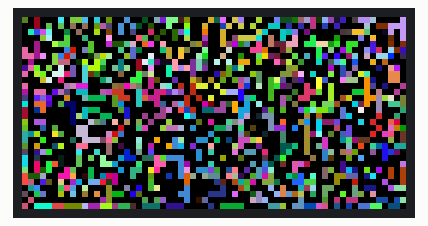
The sketch below on a simulated Arduino Uno, built with avr-gcc and run on an emulated ATmega328P. Parts: 64×32 colour display. Random numbers use the default seed unless the sketch sets one; what the sketch prints to the serial monitor is not drawn.

Above: at 13.5 s.
At 26.3 s:
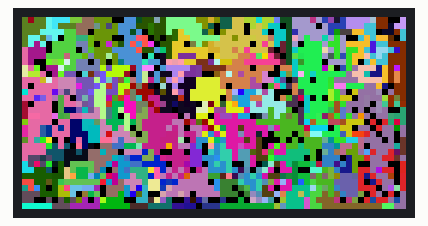
At 41.6 s:
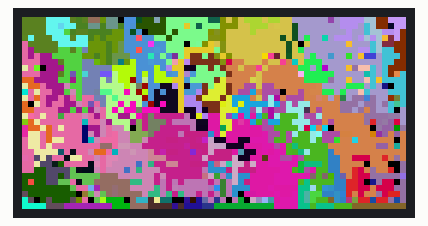
At 69.8 s:
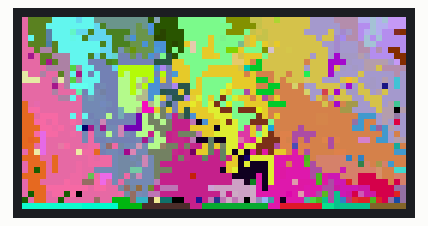
At 98.9 s:
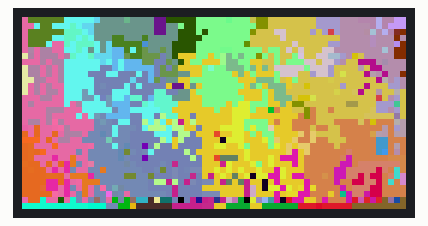
At 128.3 s:
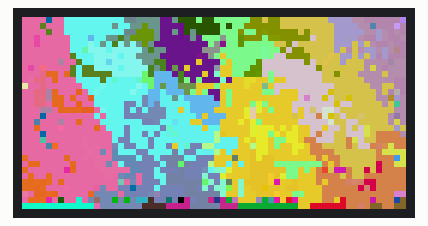

The sketch:

LifeSim.ino
```cpp
#include <Adafruit_Protomatter.h>

#define worldSizeX 64
#define worldSizeY 32

uint8_t rgbPins[]  = {7, 8, 9, 10, 11, 12};
uint8_t addrPins[] = {17, 18, 19, 20};
uint8_t clockPin   = 14;
uint8_t latchPin   = 15;
uint8_t oePin      = 16;

uint8_t mutationRate = 10; // lowest 2 (50%), 10 is (10%)

Adafruit_Protomatter matrix(64, 4, 1, rgbPins, 4, addrPins, clockPin, latchPin, oePin, false);

uint64_t** mainWorld;

void setup(void)
{
  Serial.begin(9600);

  ProtomatterStatus status = matrix.begin();
  Serial.print("Protomatter begin() status: ");
  Serial.println((int)status);
  if(status != PROTOMATTER_OK)
  {
    for(;;);
  }

  randomSeed(analogRead(0));

  mainWorld = fillWorld();
}

void loop(void)
{
  delay(25);
  mainWorld = runWorld(mainWorld);

  for (int x = 0; x < worldSizeX; x++)
  {
    for (int y = 0; y < worldSizeY; y++)
    {
      if (mainWorld[x][y] != 0b0)
      {
        matrix.drawPixel(x, y, mainWorld[x][y] / 4);
      }
    }
  }

  matrix.show();
}

uint64_t randUint64Slow()
{
  uint64_t r = 0;
  for (int i = 0; i < 64; i++)
  {
    r = r * 2 + rand() % 2;
  }

  return r;
}

uint64_t** fillWorld()
{
  uint64_t** world = (uint64_t**)malloc(worldSizeX * sizeof(uint64_t*));
  for (int i = 0; i < worldSizeX; i++)
  {
    world[i] = (uint64_t*)malloc(worldSizeY * sizeof(uint64_t));
  }

  for (int x = 0; x < worldSizeX; x++)
  {
    for (int y = 0; y < worldSizeY; y++)
    {
      world[x][y] = randUint64Slow();
    }
  }

  return world;
}

int neighborId(int genomeId, int worldSize)
{
  if (genomeId == 0)
  {
    return genomeId + 1;
  }

  if (genomeId == worldSize - 1)
  {
    return genomeId - 1;
  }

  int neighborId;

  if (random(2) == 0)
  {
    neighborId = (genomeId + 1);
    return neighborId;
  }

  neighborId = (genomeId - 1);
  return neighborId;
}

uint64_t mutate(uint64_t genome)
{
  if (random(mutationRate) == 0)
  {
    genome ^= 0b1 << random(64);
    return genome;
  }

  return genome;
}

uint64_t** executeGenomeInstruction(uint64_t** world, int genomeIdX, int genomeIdY, uint8_t instruction)
{
  if (instruction == 0b00) // A
  {
    // do nothing
  }
  else if (instruction == 0b01) // C
  {
    // try to make a copy
    int selectedNeighborIdX;
    int selectedNeighborIdY;
    if (random(2) == 0)
    {
      selectedNeighborIdX = neighborId(genomeIdX, worldSizeX);
      selectedNeighborIdY = genomeIdY;
    }
    else
    {
      selectedNeighborIdX = genomeIdX;
      selectedNeighborIdY = neighborId(genomeIdY, worldSizeY);
    }

    if (world[selectedNeighborIdX][selectedNeighborIdY] == 0b0)
    {
      world[selectedNeighborIdX][selectedNeighborIdY] = mutate(world[genomeIdX][genomeIdY]);
    }
  }
  else if (instruction == 0b10) // G
  {
    // kys
    world[neighborId(genomeIdX, worldSizeX)][neighborId(genomeIdY, worldSizeY)] = 0b00;
  }
  else if (instruction == 0b11) // T
  {
    // try to move
    int selectedNeighborIdX;
    int selectedNeighborIdY;
    if (random(2) == 0)
    {
      selectedNeighborIdX = neighborId(genomeIdX, worldSizeX);
      selectedNeighborIdY = genomeIdY;
    }
    else
    {
      selectedNeighborIdX = genomeIdX;
      selectedNeighborIdY = neighborId(genomeIdY, worldSizeY);
    }

    if (world[selectedNeighborIdX][selectedNeighborIdY] == 0b0)
    {
      world[selectedNeighborIdX][selectedNeighborIdY] = world[genomeIdX][genomeIdY];
      world[genomeIdX][genomeIdY] = 0b00;
    }
  }

  return world;
}

uint64_t** runAllGenomeCode(uint64_t** world, int genomeIdX, int genomeIdY, uint64_t genome)
{
  if (world[genomeIdX][genomeIdY] == 0b0)
  {
    return world;
  }

  for (uint8_t instructionId = 0; instructionId < 64; instructionId += 2)
  {
    world = executeGenomeInstruction(world, genomeIdX, genomeIdY, (genome >> instructionId) & 0b11);

    if (world[genomeIdX][genomeIdY] == 0b0)
    {
      return world;
    }
  }

  return world;
}

uint64_t** runWorld(uint64_t** world)
{
  for (int x = 0; x < worldSizeX; x++)
  {
    for (int y = 0; y < worldSizeY; y++)
    {
      world = runAllGenomeCode(world, x, y, world[x][y]);
    }
  }

  world[random(worldSizeX)][random(worldSizeY)] = 0b0;

  return world;
}
```

Measured:
- what the display in image 0 shows lasts 3.6 s, from 13.5 s to 17.1 s
- what the display in image 1 shows lasts 4.9 s, from 26.3 s to 31.2 s
- what the display in image 2 shows lasts 5.4 s, from 41.6 s to 47.0 s
- what the display in image 3 shows lasts 5.7 s, from 69.7 s to 75.4 s
- what the display in image 4 shows lasts 5.8 s, from 98.8 s to 104.6 s
